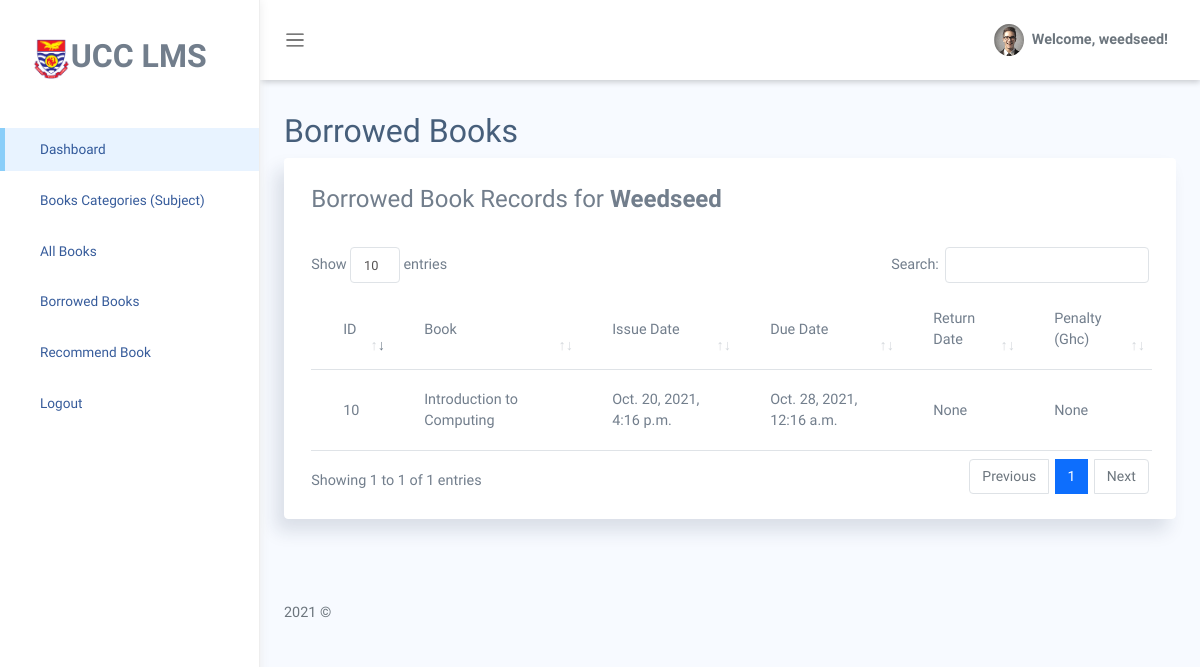
The app's page /student-borrowed-books/ (signed in), older data.
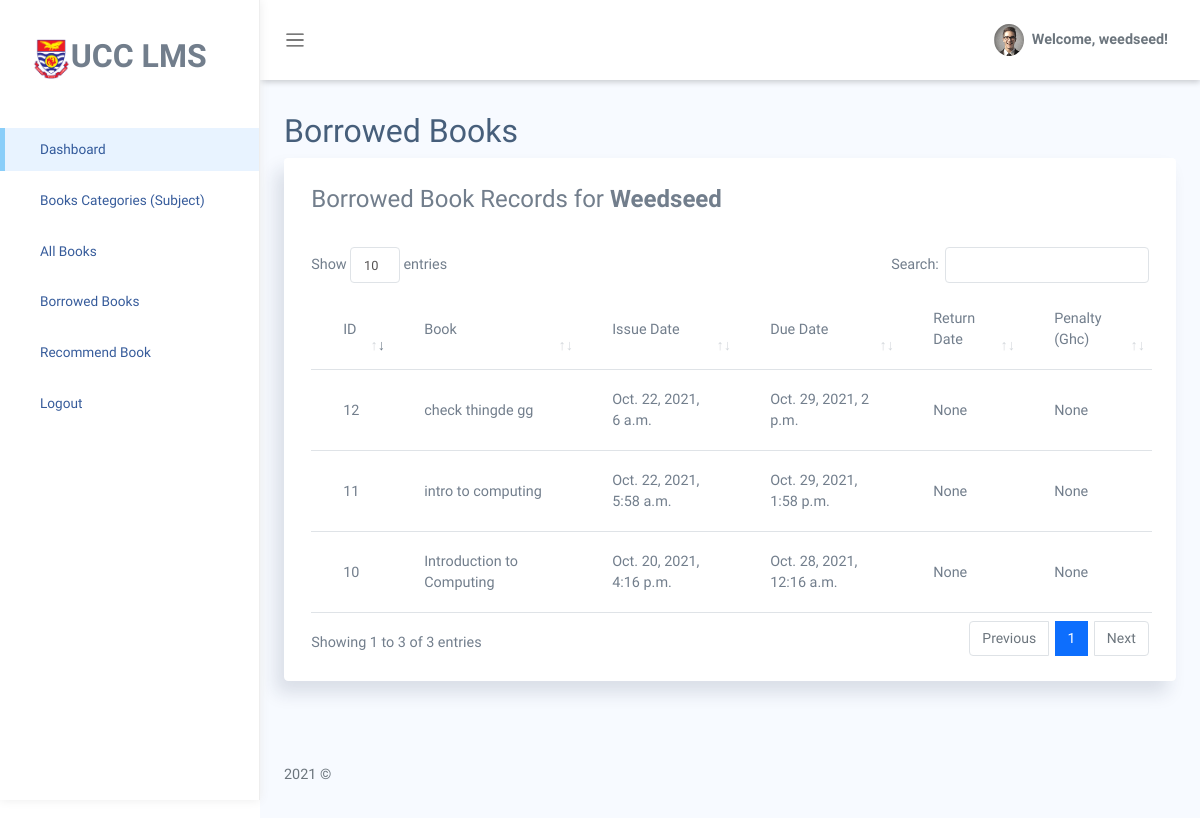
The same page, newer data.
### ucclms/models.py (models this page shows, shortened)
class BookRecord(models.Model):
    book = ForeignKey(Book, on_delete=models.CASCADE)
    user = models.ForeignKey(User, blank=False, null=False, on_delete=models.CASCADE)
    date_of_issue = models.DateTimeField(auto_now_add=True)
    due_date = models.DateTimeField(blank=True, null=True)
    date_of_return = models.DateTimeField(null=True, blank=True)
    dues = models.IntegerField(null=True, blank=True, default=0 )
    renewals_left = models.IntegerField(null=True, blank=True, default=0 )

class Book(models.Model):
    title = models.CharField(max_length = 255, blank=False, null=False)
    publisher = models.CharField(max_length = 255, blank=True, null=True)
    availability = models.IntegerField(default=0, blank=True, null=True)
    year = models.CharField(max_length = 4, blank=True, null=True)
    author = models.CharField(max_length = 255, blank=True, null=True)
    location = models.CharField(max_length = 255, blank=True, null=True)
    subject = models.ForeignKey(Subject, on_delete=models.SET_NULL, null=True, blank=True, related_name='booksubject')
    is_stolen = models.BooleanField(default=False)
    no_stolen = models.IntegerField(null=True, blank=True, default=0)
    def __str__(self):
        return self.title

### ucclms/views.py (the view)
# urls.py: path('student-borrowed-books/', views.studentBorrowedBooks, name='student-borrowed-books'),
@login_required(login_url='login')
def studentBorrowedBooks(request):
    book_records = BookRecord.objects.filter(user=request.user)
    context = {'dash_title':'Borrowed Books','book_records': book_records}
    return render(request, 'ucclms/student-borrowed-books.html', context)

### ucclms/templates/ucclms/student-borrowed-books.html
{% extends 'stubase.html' %}
{% block content %}
<section class="section">
    <div class="card">
        <div class="card-header">
            <legend>Borrowed Book Records for <strong style="text-transform: capitalize;">{{user}}</strong></legend>
        </div>
        <div class="card-body">
            <table class='table' id="table_id">
        <thead>
            <tr>
                <td>ID</td>
                <td>Book</td>
                <td>Issue Date</td>
                <td>Due Date</td>
                <td>Return Date</td>
                <td>Penalty (Ghc)</td>
            </tr>
        </thead>
        <tbody>
                {% for i in book_records %}
                    <tr>
                        <td>{{i.id}}</td>
                        <td>{{i.book}}</td>
                        <td>{{i.date_of_issue}}</td>
                        <td>{{i.due_date}}</td>
                        <td>{{i.date_of_return}}</td>
                        <td>{{i.dues}}</td>
                    </tr>
                {% endfor %}
            </tbody>
    </table>
</div>
</div>
</section>
{% endblock %}

### templates/stubase.html (shortened to what this page needs)
<!DOCTYPE html>
{% load static %}
<html lang="en">
<head>
    <link rel="stylesheet" type="text/css" href="{% static 'css/all.min.css' %}">
    <link rel="stylesheet" type="text/css" href="{% static 'css/sign-up.css' %}">
    <link rel="stylesheet" type="text/css" href="{% static 'css/main.css' %}">
    <link rel="stylesheet" type="text/css" href="{% static '/css/dashstyle.css' %}">
    <link href="{% static 'libs/datatables/dataTables.bootstrap4.min.css' %}" rel="stylesheet" type="text/css" />
    <link href="{% static 'libs/datatables/responsive.bootstrap4.min.css' %}" rel="stylesheet" type="text/css" />
    <link href="{% static 'libs/datatables/buttons.bootstrap4.min.css' %}" rel="stylesheet" type="text/css" />
    <link href="{% static 'libs/datatables/select.bootstrap4.min.css' %}" rel="stylesheet" type="text/css" />
    <link rel="stylesheet" href="{% static 'css/bootstrap.css' %}">
    <link rel="stylesheet" href="{% static 'vendors/chartjs/Chart.min.css' %}">
    <link rel="stylesheet" href="{% static 'vendors/perfect-scrollbar/perfect-scrollbar.css' %}">
    <link rel="stylesheet" href="{% static 'css/app.css' %}">
</head>
<body>
    <div id="app">
        <div id="sidebar" class='active'>
            <div class="sidebar-wrapper active">
                <div class="sidebar-header">
                    <img src="{% static '/img/ucc_web_logo.png' %}" alt="" srcset="" height='30px'>UCC LMS
                </div>
                <div class="sidebar-menu">
                    <ul class="menu">
                        <li class="sidebar-item active ">
                            <a href="{% url 'student-dashboard' %}" class='sidebar-link'>
                                <span>Dashboard</span>
                            </a>
                        </li>
                        <li class="sidebar-item">
                            <a href="{% url 'student-view-subjects' %}" class='sidebar-link'>
                                <span>Books Categories (Subject)</span>
                            </a>
                        </li>
                        <li class="sidebar-item">
                            <a href="{% url 'student-view-books' %}" class='sidebar-link'>
                                <span>All Books</span>
                            </a>
                        </li>
                        <li class="sidebar-item">
                            <a href="{% url 'student-borrowed-books' %}" class='sidebar-link'>
                                <span>Borrowed Books</span>
                            </a>
                        </li>
                        <li class="sidebar-item">
                            <a href="{% url 'recommend-book' %}" class='sidebar-link'>
                                <span>Recommend Book</span>
                            </a>
                        </li>
                        <li class="sidebar-item">
                            <a href="{% url 'logout' %}" class='sidebar-link'>
                                <span>Logout</span>
                            </a>
                        </li>
                    </ul>
                </div>
            </div>
        </div>
        <div id="main">
            <nav class="navbar navbar-header navbar-expand navbar-light">
                <a class="sidebar-toggler" href="#"><span class="navbar-toggler-icon"></span></a>
                <div class="collapse navbar-collapse" id="navbarSupportedContent">
                    <ul class="navbar-nav d-flex align-items-center navbar-light ml-auto">
                        <li class="dropdown">
                            <a href="#" data-toggle="dropdown"
                                class="nav-link dropdown-toggle nav-link-lg nav-link-user">
                                <div class="avatar mr-1">
                                    <img src="{% static 'img/avatar/avatar-s-1.png' %}" alt="" srcset="">
                                </div>
                                <div class="d-none d-md-block d-lg-inline-block">Welcome, {{request.user}}!</div>
                            </a>
                        </li>
                    </ul>
                </div>
            </nav>
            <div class="main-content container">
                <div class="page-title">
                    <h3>{{ dash_title }}</h3>
                </div>
                {% block content %}
                {% endblock %}
            </div>
            <footer>
                <div class="footer clearfix mb-0 text-muted">
                    <div class="float-left">
                        <p>2021 &copy;</p>
                    </div>
                </div>
            </footer>
        </div>
    </div>
</body>
</html>

### staticfiles/css/main.css (style rules this page uses)
* { margin: 0; padding: 0; box-sizing: border-box; }
body { background-color: rgb(241, 241, 241); }
ul { list-style: none; }
a { text-decoration: none; }
nav.navbar { height: 10vh; }
nav.navbar a { color: #fff; }

### staticfiles/css/app.css (style rules this page uses)
* { font-family: "Raleway"; }
#app { position: relative; }
#main { margin-left: 260px; background-color: #F7FAFF; min-height: 100vh; transition: margin-left 0.6s ease-out; }
#main .main-content { padding: 2rem 1.5rem; }
#main .main-content .page-title h3 { font-size: 2rem; }
a { text-decoration: none; outline: 0; }
footer { padding: 1rem 1.5rem; }
.avatar { display: inline-flex; border-radius: 50%; text-align: center; vertical-align: middle; position: relative; }
.avatar img { width: 32px; height: 32px; border-radius: 50%; }
.dropdown-toggle:after { color: #fff; }
#sidebar.active .sidebar-wrapper { left: 0; }
.sidebar-wrapper { width: 260px; height: 100vh; position: fixed; top: 0; z-index: 10; background-color: #fff; bottom: 0; border-right: 1px solid #eee; box-shadow: 0 0 10px #ececec; left: -260px; transition: left 0.6s ease-out; }
.sidebar-wrapper .sidebar-header { padding: 2rem 2rem 1rem; font-size: 2rem; font-weight: bold; }
.sidebar-wrapper .sidebar-header img { height: 2.5rem; }
.sidebar-wrapper .menu { padding-left: 0; margin-top: 2rem; }
.sidebar-wrapper .menu .sidebar-link { display: block; padding: 0.7rem 1.5rem; font-size: 0.85rem; display: flex; align-items: center; transition: all 0.5s; }
.sidebar-wrapper .menu .sidebar-link > span { color: #053382; font-weight: 500; margin-left: 1rem; opacity: 0.8; }
.sidebar-wrapper .menu .sidebar-item { list-style: none; margin-top: 0.5rem; position: relative; }
.sidebar-wrapper .menu .sidebar-item.active .sidebar-link { background-color: #e8f3ff; }
.sidebar-wrapper .menu .sidebar-item.active .sidebar-link:before { content: ""; position: absolute; left: 0; height: 100%; top: 0; bottom: 0; background-color: rgba(46, 170, 244, 0.5); width: 5px; }
.card { box-shadow: -8px 12px 18px 0 rgba(25, 42, 70, 0.13); margin-bottom: 2.2rem; }
.card .card-header { border: none; }
.card .card-header ~ .card-body { padding-top: 0; }
.card .card-body { padding: 1.4rem 1.7rem; }
.navbar { height: 70px; padding: 1.5rem; }
.navbar .nav-link-user img { width: 30px; }
.navbar.navbar-header li { display: flex; align-items: center; }
.navbar.navbar-header .dropdown > a { color: #6c757d; font-weight: 600; }
.navbar.navbar-header .dropdown > a:after { display: none; }
.table td, .dataTable-table td, .table thead th, .dataTable-table thead th { vertical-align: middle; }
nav.navbar { box-shadow: 0 2px 6px rgba(0,0,0,0.2); background-color: #fff; }

Row changes from the older to the newer data that the page shows:
added BookRecord: id "11", book "intro to computing", date_of_issue "Oct. 22, 2021, 5:58 a.m.", due_date "Oct. 29, 2021, 1:58 p.m.", date_of_return "None", dues "None"
added BookRecord: id "12", book "check thingde gg", date_of_issue "Oct. 22, 2021, 6 a.m.", due_date "Oct. 29, 2021, 2 p.m.", date_of_return "None", dues "None"
Text that changed along with them:
text written by a page script: "Show entries Search: Showing 1 to 1 of 1 entries Previous 1 Next" → "Show entries Search: Showing 1 to 3 of 3 entries Previous 1 Next"
